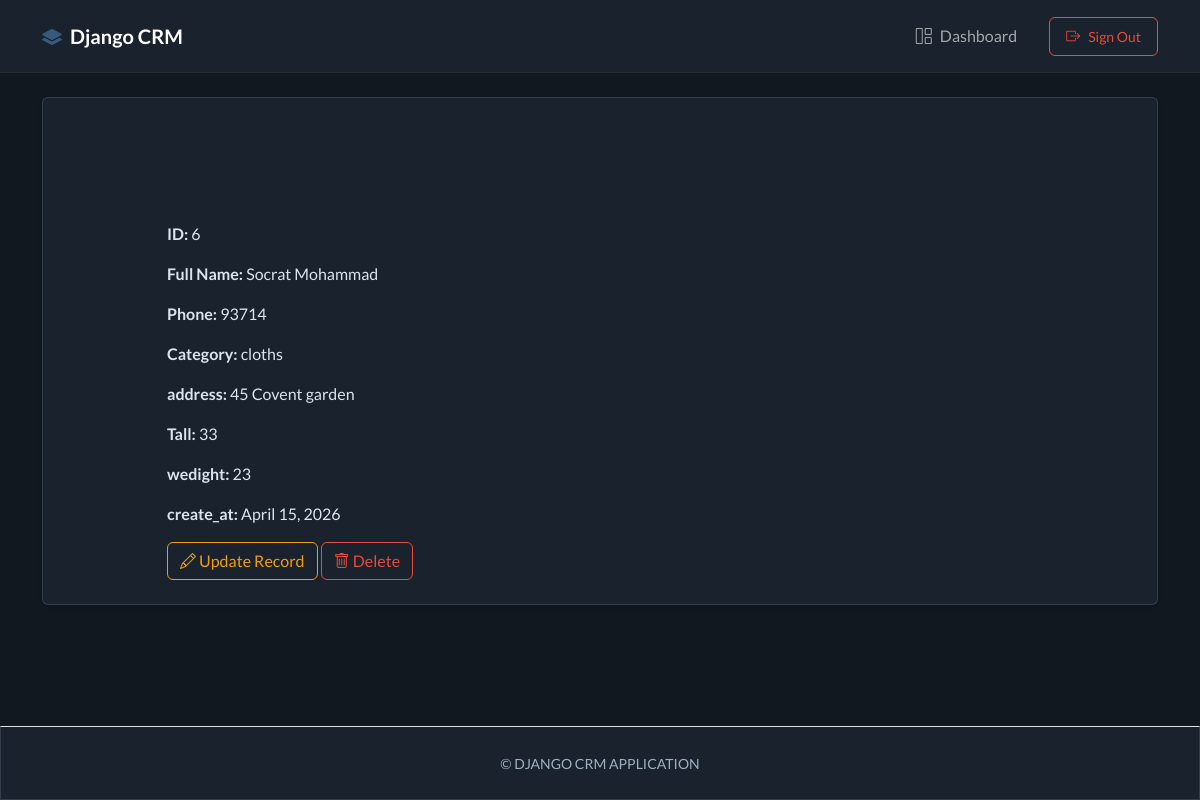
The page /view/6 (signed in) on the database as committed earlier.
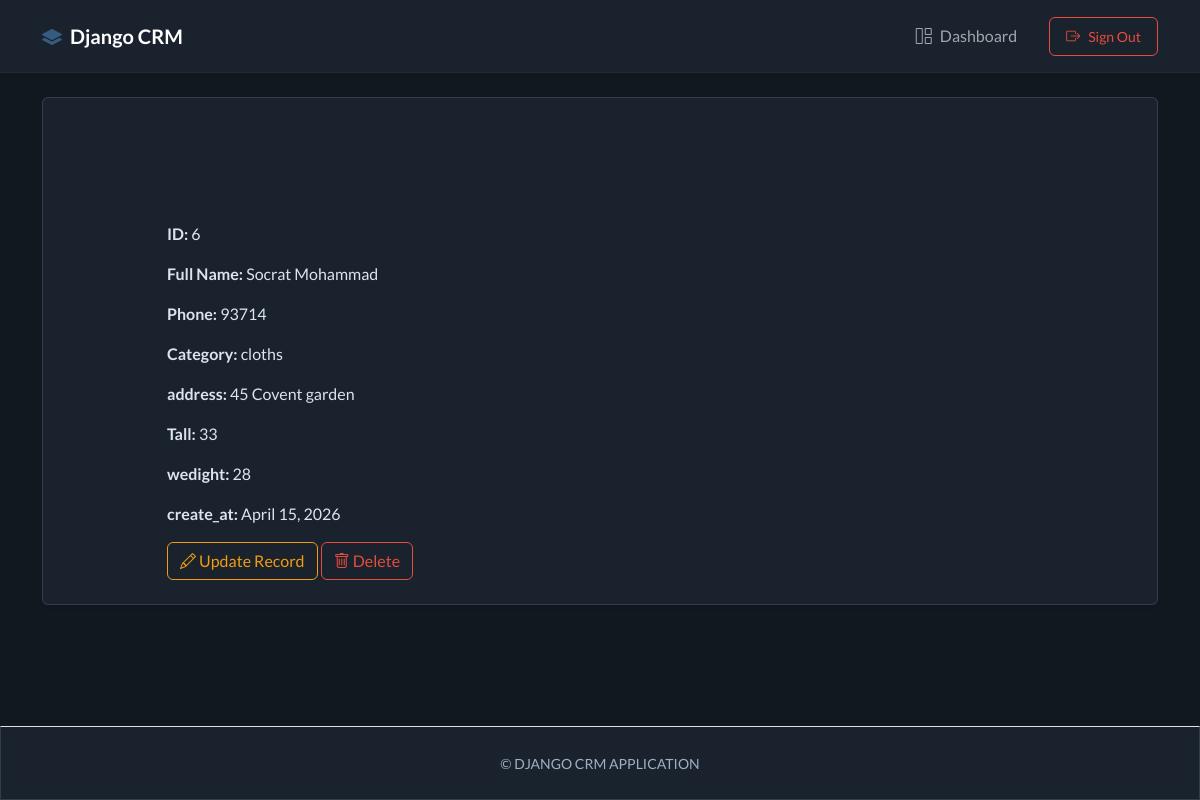
The same page on the database as committed later.
### webapp/models.py (models this page shows, shortened)
class Record(models.Model):
    user = models.ForeignKey(User, on_delete=models.CASCADE, null=True, blank=True)
    first_name = models.CharField(max_length=250)
    last_name = models.CharField(max_length=250)
    Category = models.ForeignKey(Category, on_delete=models.CASCADE)
    phone= models.IntegerField()
    tall = models.IntegerField()
    wedight = models.IntegerField()
    address = models.CharField(max_length=500)
    create_at = models.DateField(auto_now_add=True)

class Category(models.Model):
    name = models.CharField(max_length=250)
    create_at = models.DateTimeField(auto_now_add=True)
    def __str__(self):
        return self.name

### webapp/views.py (the view)
@login_required(login_url='login')
def view_record(request, record_id):
    all_records = get_object_or_404(Record, id = record_id , user=request.user)
    context = {
        'record' : all_records
    }
    return render(request, 'web/view_record.html',context)

### templates/web/view_record.html
{% extends "base.html" %}
{% block content  %}
<div class = "cart" style="padding-left:100px ; padding-top:100px">
    <p><strong>ID: </strong>{{record.id}}</p>
    <p><strong>Full Name: </strong>{{record.first_name}} {{record.last_name}}</p>
    <p><strong>Phone: </strong>{{record.phone}}</p>
    <p><strong>Category: </strong>{{record.Category}}</p>
    <p><strong>address: </strong>{{record.address}}</p>
    <p><strong>Tall: </strong>{{record.tall}}</p>
    <p><strong>wedight: </strong>{{record.wedight}}</p>
    <p><strong>create_at: </strong>{{record.create_at}}</p>
    <a href="{% url 'update_record' record.id  %}" class="btn btn-outline-warning">
        <i class="bi bi-pencil"></i>
        Update Record
    </a>
    <a href="{% url 'delete_record' record.id %}" class="btn btn-outline-danger">
        <i class="bi bi-trash"></i>
    Delete
</a>
</div>
{% endblock  %}

Rows that differ between the two databases and show on the page:
changed Record "Socrat": wedight "23" → "28"
